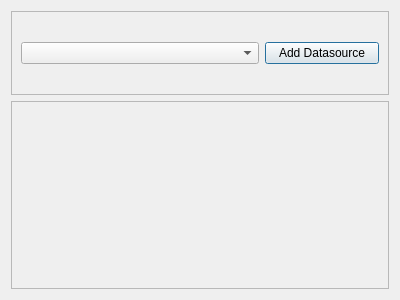
<?xml version="1.0" encoding="UTF-8"?>
<ui version="4.0">
 <class>DatasourceManagementWidget</class>
 <widget class="QDialog" name="DatasourceManagementWidget">
  <property name="geometry">
   <rect>
    <x>0</x>
    <y>0</y>
    <width>400</width>
    <height>300</height>
   </rect>
  </property>
  <property name="windowTitle">
   <string>Dialog</string>
  </property>
  <layout class="QGridLayout" name="gridLayout_3">
   <item row="0" column="0">
    <widget class="QScrollArea" name="scrollArea_2">
     <property name="maximumSize">
      <size>
       <width>16777215</width>
       <height>84</height>
      </size>
     </property>
     <property name="widgetResizable">
      <bool>true</bool>
     </property>
     <widget class="QWidget" name="scrollAreaWidgetContents">
      <property name="geometry">
       <rect>
        <x>0</x>
        <y>0</y>
        <width>384</width>
        <height>80</height>
       </rect>
      </property>
      <layout class="QGridLayout" name="gridLayout">
       <item row="0" column="0">
        <widget class="QComboBox" name="datasourceComboBox"/>
       </item>
       <item row="0" column="1">
        <widget class="QPushButton" name="addSourcePushButton">
         <property name="maximumSize">
          <size>
           <width>114</width>
           <height>34</height>
          </size>
         </property>
         <property name="text">
          <string>Add Datasource</string>
         </property>
        </widget>
       </item>
      </layout>
     </widget>
    </widget>
   </item>
   <item row="1" column="0">
    <widget class="QScrollArea" name="scrollArea">
     <property name="sizeAdjustPolicy">
      <enum>QAbstractScrollArea::AdjustToContents</enum>
     </property>
     <property name="widgetResizable">
      <bool>true</bool>
     </property>
     <widget class="QWidget" name="scrollAreaWidget">
      <property name="geometry">
       <rect>
        <x>0</x>
        <y>0</y>
        <width>384</width>
        <height>194</height>
       </rect>
      </property>
      <layout class="QGridLayout" name="gridLayout_2">
       <item row="0" column="0">
        <layout class="QVBoxLayout" name="datasourceLayout"/>
       </item>
      </layout>
     </widget>
    </widget>
   </item>
  </layout>
 </widget>
 <resources/>
 <connections/>
</ui>
